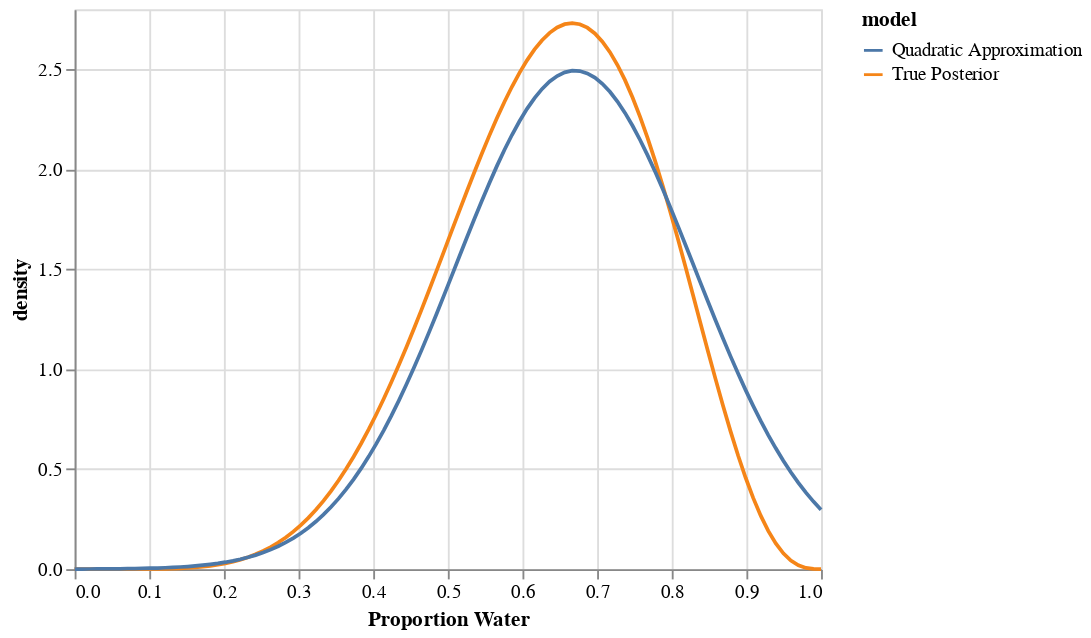

Notebook source saved alongside this figure:
### Markdown cell above
### 2.7

### Code cell
w = 6
n = 9
xs = np.linspace(0, 1, 100)
beta = stats.beta.pdf(xs, w+1, n-w+1)
norm = stats.norm.pdf(xs, 0.67, 0.16)
source = pd.concat([pd.DataFrame({"xs": xs,
                                  "density": beta,
                                  "model": "True Posterior"}),
                    pd.DataFrame({"xs": xs,
                                  "density": norm,
                                  "model": "Quadratic Approximation"})])
(alt
 .Chart(source)
 .mark_line()
 .encode(x=alt.X('xs', title="Proportion Water"),
         y="density",
         color="model"))

### Figure 1 — Vega-Lite specification as saved in the notebook (floating-point values rounded to 4 significant figures; data arrays with more than 128 entries replaced by an {"elided": "..."} marker saying what was removed)
{"$schema": "https://vega.github.io/schema/vega-lite/v4.8.1.json", "config": {"view": {"continuousHeight": 300, "continuousWidth": 400}}, "data": {"name": "data-e82af2275c1ea755406335104d2406bf"}, "datasets": {"data-e82af2275c1ea755406335104d2406bf": {"elided": "200 records"}}, "encoding": {"color": {"field": "model", "type": "nominal"}, "x": {"field": "xs", "title": "Proportion Water", "type": "quantitative"}, "y": {"field": "density", "type": "quantitative"}}, "mark": "line"}
